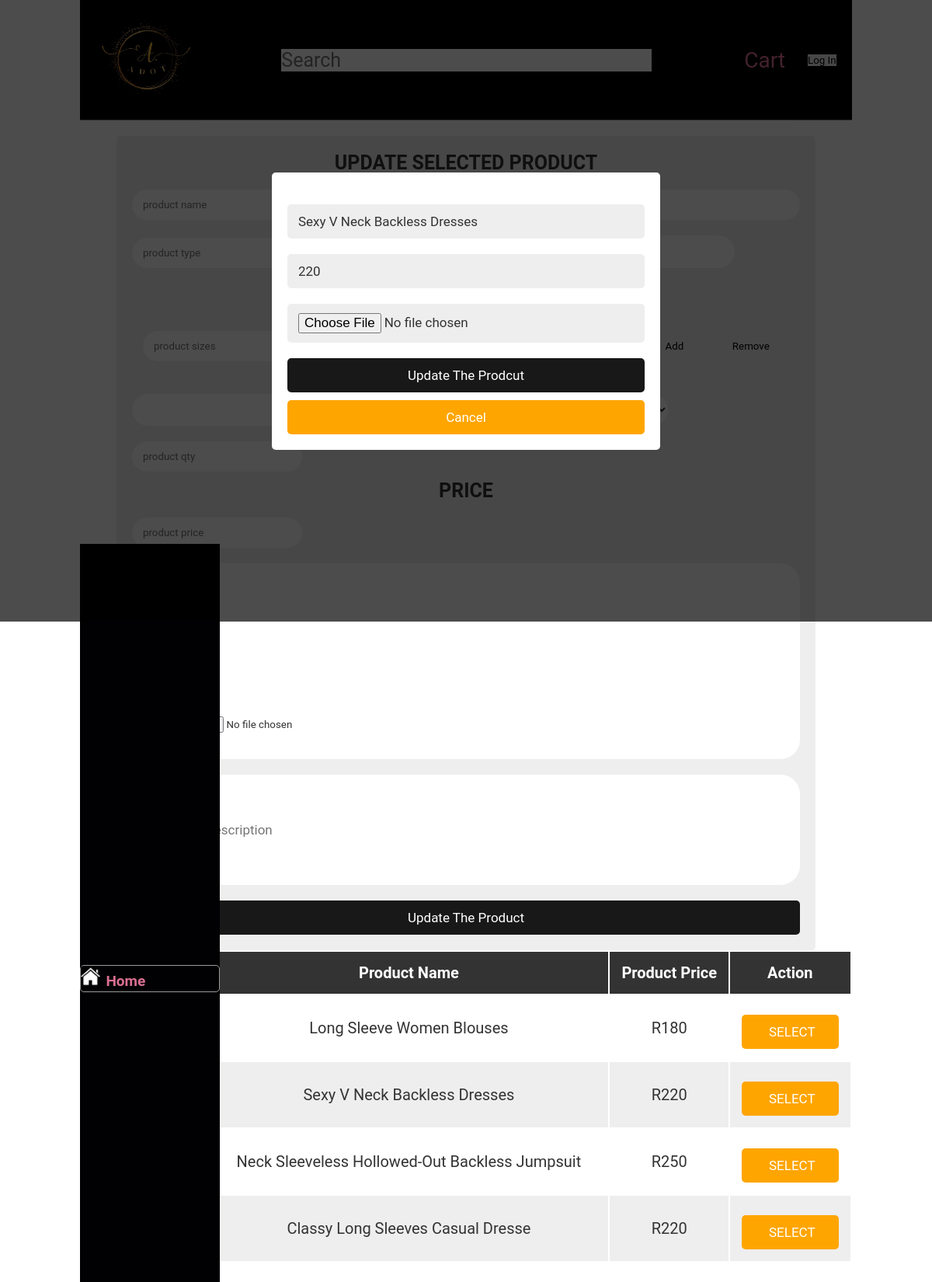
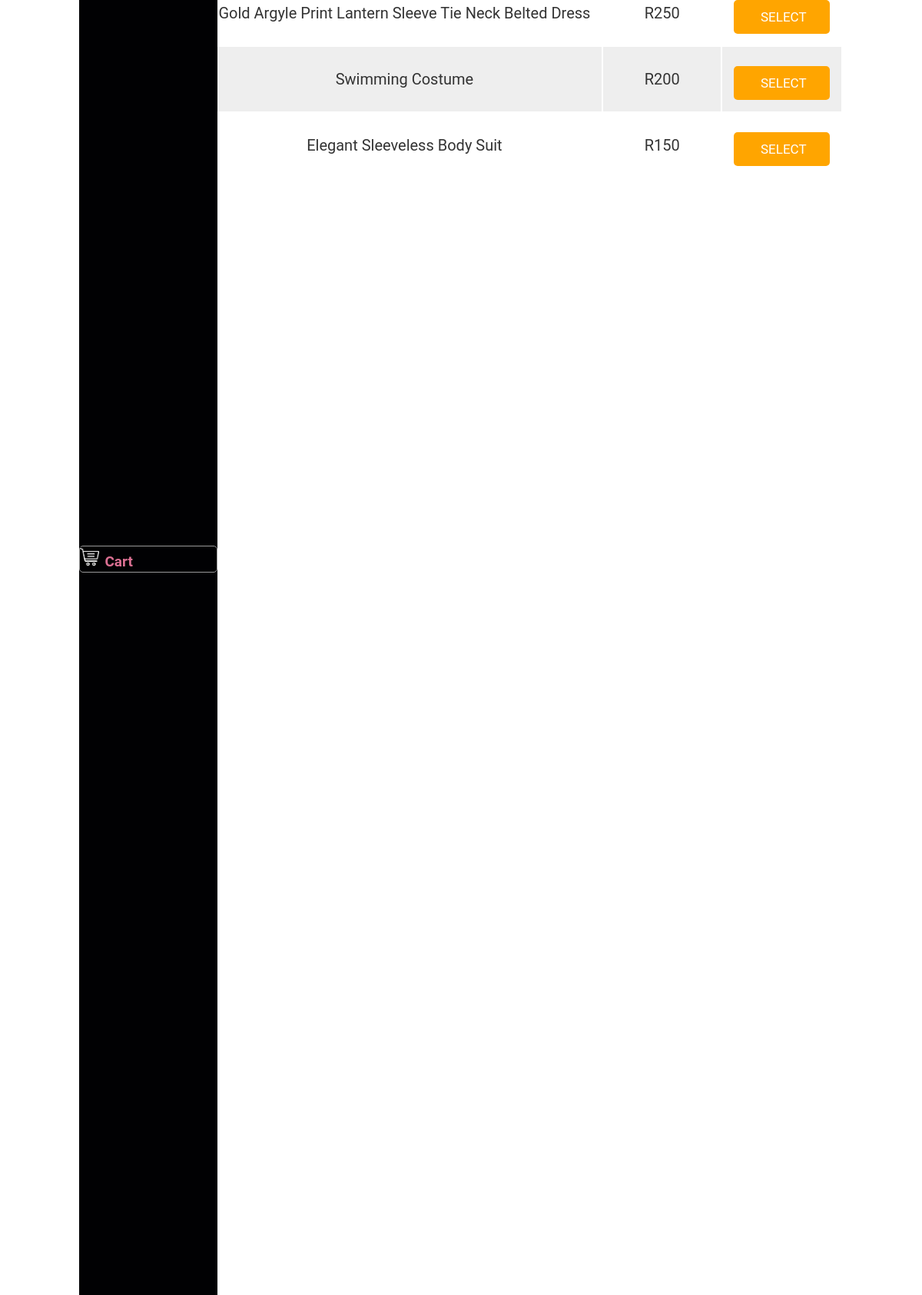
Page /update_products.php?edit=71 on the committed database (2 pictures, top to bottom).
### tables this page shows
CREATE TABLE `products` (
  `id` int(255) NOT NULL,
  `name` varchar(255) NOT NULL,
  `code` varchar(255) NOT NULL,
  `type` varchar(255) NOT NULL,
  `barcode` text NOT NULL,
  `at_shop` varchar(255) NOT NULL,
  `quantity` int(255) NOT NULL DEFAULT 1,
  `cost` double NOT NULL,
  `tax` double NOT NULL,
  `price` varchar(255) NOT NULL,
  `include_tax` tinyint(1) NOT NULL,
  `price_change` tinyint(1) NOT NULL,
  `more_info` varchar(255) NOT NULL,
  `images` varchar(255) NOT NULL,
  `Description` varchar(255) NOT NULL,
  `Service` tinyint(1) NOT NULL,
  `Default_Quantity` tinyint(1) NOT NULL,
  `Active` tinyint(1) NOT NULL DEFAULT 1
);

### update_products.php (the view, shortened to what this page needs)
<?php
@include 'config.php';
?>
<!DOCTYPE html>
<html lang="en">
<head>
   <link rel="stylesheet" href="css/style.css">
</head>
<body>
<?php include 'header.php'; ?>
<div class="add_container">
<form action="" method="post" class="add-product-form" enctype="multipart/form-data">
<h3>Update Selected product</h3>
   <div class="input_table">
      <h3>SIZE AND COLOR</h3>
      <div class="qty_box" style="width: 100%;">
         <input type="combox" name="p_size" placeholder="product sizes" class="box p_size_class" style="width: 40%;" >
         <input type="button" value="Add" class="qty_btn" onclick="add_new_info();" style="width: 20%;">
         <input type="button" value="remove" class="qty_btn" onclick="remove_new_info();" style="width: 20%;">
      </div>
      <select name="p_size_list" id="combox1" class="combox1 box p_size_list" style="width: 40%;" onclick="list_size_info();">product sizes</select>
      <input type="number" name="p_qty_list" min="0" placeholder="product qty" class="box p_qty_list">
      <h3>PRICE</h3>
      <input type="number" name="p_price" min="0" placeholder="product price" class="box p_price" required>
      <div class="img_box">
         <input type="file" name="p_image" accept="image/png, image/jpg, image/jpeg" class="box p_image" style="width: 48%;">
      </div>
      <input type="text" name="p_disc" placeholder="product description" class="box_1 p_disc" required>
      <input type="submit" value="update the product" name="update_product" class="btn">
   </div>
</form>
<section class="display-product-table">
   <table>
      <thead>
         <th>product image</th>
         <th>product name</th>
         <th>product price</th>
         <th>action</th>
      </thead>
      <tbody>
         <?php
            $select_products = mysqli_query($conn, "SELECT * FROM `products`");
            if(mysqli_num_rows($select_products) > 0){
               while($row = mysqli_fetch_assoc($select_products)){
                  $shop_name = explode(' ', $row['at_shop']." ");
                  $path = "img/".$shop_name[0]."/products/".str_replace(' ', '/', $row['type'])."/".str_replace(' ', '_', $row['name'])."/".$row['code'];
         ?>
         <tr>
            <td><img src=<?php echo $path ."/".$row['images']; ?> height="100" alt=""></td>
            <td><?php echo $row['name']; ?></td>
            <td>R<?php echo $row['price']; ?></td>
            <td>
               <a onclick="select_update('<?php echo $row['id']; ?>', '<?php echo $row['name']; ?>', '<?php echo $row['type']; ?>', '<?php echo $row['code']; ?>', '<?php echo $row['price']; ?>', '<?php echo $row['more_info']; ?>', '<?php echo $row['images']; ?>', '<?php echo $path.'/'; ?>', '<?php echo $row['Description']; ?>');" class="option-btn"> <i class="fas fa-edit"></i> SELECT </a>
            </td>
         </tr>
         <?php
            };
            }else{
               echo "<div class='empty'>no product added</div>";
            };
         ?>
      </tbody>
   </table>
</section>
<section class="edit-form-container">
   <?php
   if(isset($_GET['edit'])){
      $edit_id = $_GET['edit'];
      $edit_query = mysqli_query($conn, "SELECT * FROM `products` WHERE id = $edit_id");
      if(mysqli_num_rows($edit_query) > 0){
         while($fetch_edit = mysqli_fetch_assoc($edit_query)){
   ?>
   <form action="" method="post" enctype="multipart/form-data">
      <input type="text" class="box" required name="update_p_name" value="<?php echo $fetch_edit['name']; ?>">
      <input type="number" min="0" class="box" required name="update_p_price" value="<?php echo $fetch_edit['price']; ?>">
      <input type="file" class="box" required name="update_p_image" accept="image/png, image/jpg, image/jpeg">
      <input type="submit" value="update the prodcut" name="update_product" class="btn">
      <input type="reset" value="cancel" id="close-edit" class="option-btn">
   </form>
   <?php
            };
         };
      };
   ?>
</section>
</div>
</body>
</html>

### css/style.css (style rules this page uses)
:root { --main-color: #d3ad7f; --bg: #010103; --border: .1rem solid rgba(255,255,255,.3); --blue:#181818; --red:tomato; --orange:orange; --black:#333; --white:#fff; --bg-color:#eee; --dark-bg:rgba(0,0,0,.7); --box-shadow:0 .5rem 1rem rgba(0,0,0,.1); --border:.1rem solid #999; }
body { display: grid; padding: 0; margin: 0; width : auto; height: auto; justify-self: center; align-items: center; }
* { font-family: 'Roboto', sans-serif; margin:0; padding:0; box-sizing: border-box; outline: none; border:none; text-decoration: none; text-transform: capitalize; transition: .2s linear; }
a { text-decoration: none; color: palevioletred; font-size: 28px; }
html { font-size: 62.5%; overflow-x: hidden; scroll-padding-top: 9rem; scroll-behavior: smooth; }
.btn, .option-btn, .delete-btn { display: block; width: 100%; text-align: center; background-color: var(--blue); color:var(--white); font-size: 1.7rem; padding:1.2rem 3rem; border-radius: .5rem; cursor: pointer; margin-top: 1rem; }
.option-btn i, .delete-btn i { padding-right: .5rem; }
.option-btn { background-color: var(--orange); }
.edit-form-container { position: fixed; top:0; left:0; z-index: 1100; background-color: var(--dark-bg); padding:2rem; display: none; align-items: center; justify-content: center; min-height: 100vh; width: 100%; }
.edit-form-container form { width: 50rem; border-radius: .5rem; background-color: var(--white); text-align: center; padding:2rem; }
.edit-form-container form .box { width: 100%; background-color: var(--bg-color); border-radius: .5rem; margin:1rem 0; font-size: 1.7rem; color:var(--black); padding:1.2rem 1.4rem; text-transform: none; }

### update_products.php (style rules this page uses)
.add-product-form { max-width: 90rem; background-color: var(--bg-color); border-radius: .5rem; padding:2rem; margin:0 auto; margin-top: 2rem; }
.add-product-form h3 { font-size: 2.5rem; margin-bottom: 1rem; color:var(--black); text-transform: uppercase; text-align: center; }
.add-product-form .input_table { width: 100%; display: gred; }
.add-product-form .input_table .qty_box { text-transform: none; display: inline-flex; padding: 1.2rem 1.4rem; border-radius: 2.5rem; border-radius: 2.5rem; margin: 1rem 0; }
.add-product-form .input_table .img_box { text-transform: none; padding:1.2rem 1.4rem; border-radius: 2.5rem; color:var(--black); border-radius: 2.5rem; background-color: var(--white); margin:1rem 0; }
.add-product-form .box { text-transform: none; padding:1.2rem 1.4rem; border-radius: 2.5rem; color:var(--black); border-radius: 2.5rem; background-color: var(--white); margin:1rem 0; }
.add-product-form .box_1 { text-transform: inherit; padding:6.1rem 3.1rem; font-size: 1.7rem; color:var(--black); border-radius: 2.5rem; background-color: var(--white); margin:1rem 0; width: 100%; }
.display-product-table table { width: 100%; text-align: center; }
.display-product-table table thead th { padding:1.5rem; font-size: 2rem; background-color: var(--black); color:var(--white); }
.display-product-table table td { padding:1.5rem; font-size: 2rem; color:var(--black); }
.display-product-table table td:first-child { padding:0; }
.display-product-table table tr:nth-child(even) { background-color: var(--bg-color); }

### rows in the picture
products: name "Long Sleeve Women Blouses", price "180"
products: name "Sexy V Neck Backless Dresses", price "220", update_p_name "Sexy V Neck Backless Dresses", update_p_price "220"
products: name "Neck Sleeveless Hollowed-Out Backless Jumpsuit", price "250"
products: name "Classy Long Sleeves Casual Dresse", price "220"
products: name "Gold Argyle Print Lantern Sleeve Tie Neck Belted Dress", price "250"
products: name "Swimming Costume", price "200"
products: name "Elegant Sleeveless Body Suit", price "150"
